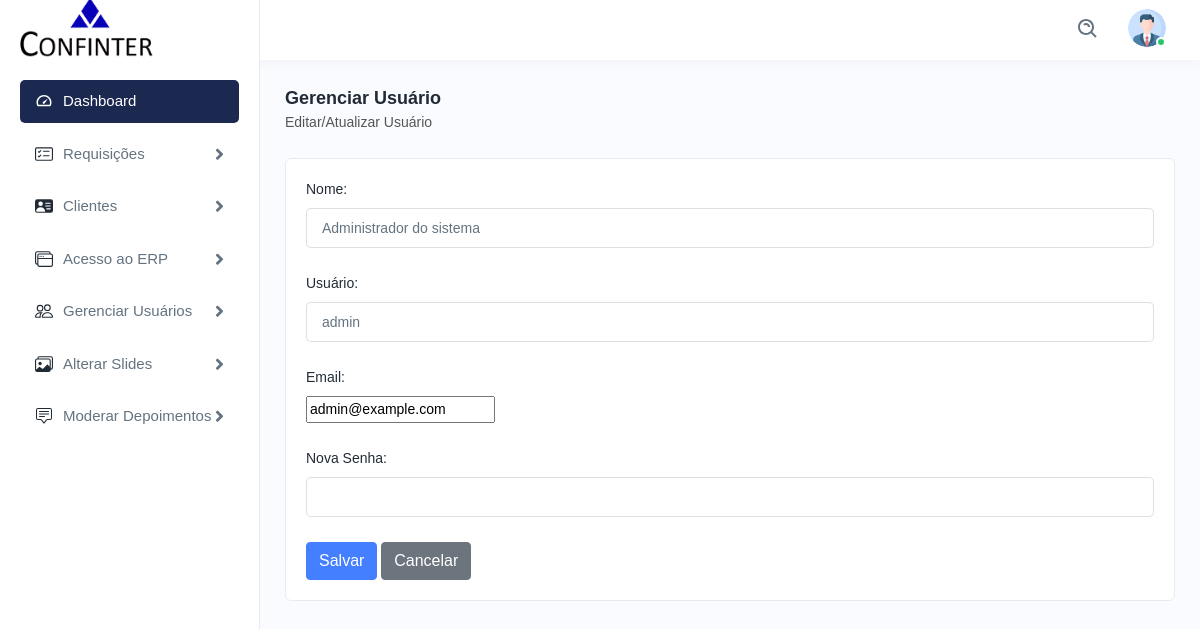
/admin/editusuario.php?id=1, run on the app's committed database.
### tables this page shows
CREATE TABLE `usuarios` (
  `id` int(11) NOT NULL,
  `nome` varchar(255) DEFAULT NULL,
  `email` varchar(255) DEFAULT NULL,
  `usuario` varchar(255) DEFAULT NULL,
  `senha` varchar(255) DEFAULT NULL,
  `perfil` enum('usuario','admin') NOT NULL DEFAULT 'usuario',
  `img_perfil` text DEFAULT NULL
);

### php/funcoes_usuarios.php (called while the page is built, shortened)
<?php
function buscarUsuarioPorId($conexao, $id) {
    $sql = "SELECT * FROM usuarios WHERE id = $id";
    $resultado = mysqli_query($conexao, $sql);
    if ($resultado && mysqli_num_rows($resultado) > 0) {
        return mysqli_fetch_assoc($resultado);
    } else {
        return null;
    }
}
?>

### admin/editusuario.php (the view, shortened to what this page needs)
<?php
include_once('../php/conexao.php');
include_once('../php/funcoes_usuarios.php');
if(isset($_GET['id'])) {
    $id = $_GET['id'];
    $usuario = buscarUsuarioPorId($conexao, $id);
} else {
    header("Location: gerenciar_usuarios.php");
    exit();
}
?>
<!DOCTYPE html>
<html lang="pt-br">
<head>
    <link rel="stylesheet" href="assets/css/bootstrap.min.css">
    <link rel="stylesheet" href="assets/css/animate.css">
    <link rel="stylesheet" href="assets/css/dataTables.bootstrap4.min.css">
    <link rel="stylesheet" href="assets/plugins/fontawesome/css/fontawesome.min.css">
    <link rel="stylesheet" href="assets/plugins/fontawesome/css/all.min.css">
    <link rel="stylesheet" href="assets/css/style.css">
</head>
<body>
    <?php include 'navbar.php'; ?>
    <?php include 'sidebar.php'; ?>
    <div class="page-wrapper">
            <div class="content">
                <div class="page-header">
                    <div class="page-title">
                        <h4>Gerenciar Usuário</h4>
                        <h6>Editar/Atualizar Usuário</h6>
                    </div>
                </div>
                <div class="card">
                    <div class="card-body">
                        <form method="post">
                            <div class="form-group">
                                <label for="nome">Nome:</label>
                                <input type="text" name="nome" id="nome" value="<?php echo $usuario['nome']; ?>" required><br>
                            </div>
                            <div class="form-group">
                                <label for="usuario">Usuário:</label>
                                <input type="text" name="usuario" id="usuario" value="<?php echo $usuario['usuario']; ?>" required><br>
                            </div>
                            <div class="form-group">
                                <label for="email">Email:</label>
                                <input type="email" name="email" id="email" value="<?php echo $usuario['email']; ?>" required><br>
                            </div>
                            <div class="form-group">
                                <label for="senha">Nova Senha:</label>
                                <input type="password" name="senha" id="senha">
                            </div>
                            <button type="submit" name="editar_usuario" class="btn btn-primary">Salvar</button>
                            <a href="gerenciar_usuarios.php" class="btn btn-secondary">Cancelar</a>
                        </form>
                    </div>
                </div>
            </div>
        </div>
    </div>
    <?php include 'footer.php'; ?>
</body>
</html>

### data on the page
usuarios: nome "Administrador do sistema", usuario "admin", email "admin@example.com"
